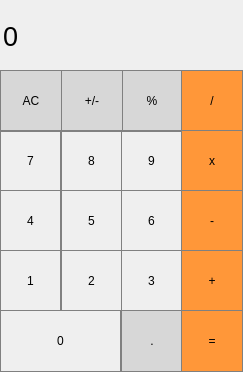
<?xml version="1.0" encoding="UTF-8"?>
<ui version="4.0">
 <class>MainWindow</class>
 <widget class="QMainWindow" name="MainWindow">
  <property name="geometry">
   <rect>
    <x>0</x>
    <y>0</y>
    <width>243</width>
    <height>372</height>
   </rect>
  </property>
  <property name="windowTitle">
   <string>MainWindow</string>
  </property>
  <widget class="QWidget" name="centralwidget">
   <widget class="QLabel" name="result_show">
    <property name="geometry">
     <rect>
      <x>3</x>
      <y>6</y>
      <width>240</width>
      <height>61</height>
     </rect>
    </property>
    <property name="font">
     <font>
      <pointsize>20</pointsize>
      <italic>false</italic>
      <bold>false</bold>
      <underline>false</underline>
     </font>
    </property>
    <property name="styleSheet">
     <string notr="true">QLabel {
 qproperty-alignment: 'AlignVCenter | AlignRight';
 border-bottom: 1px solid gray;
}

background-color : white;</string>
    </property>
    <property name="text">
     <string>0</string>
    </property>
   </widget>
   <widget class="QPushButton" name="pushButton">
    <property name="geometry">
     <rect>
      <x>0</x>
      <y>70</y>
      <width>62</width>
      <height>62</height>
     </rect>
    </property>
    <property name="styleSheet">
     <string notr="true">QPushButton {
background-color: rgb(215, 215, 215);
 border: 1px solid gray;
}
QPushButton:pressed {
background-color: qlineargradient (x1: 0, y1: 0, x2: 0, y2: 1,
                                      stop: 0 #BEBEBE, stop: 1 #D7D7₽7);
}</string>
    </property>
    <property name="text">
     <string>AC</string>
    </property>
   </widget>
   <widget class="QPushButton" name="pushButton_prosen">
    <property name="geometry">
     <rect>
      <x>121</x>
      <y>70</y>
      <width>62</width>
      <height>62</height>
     </rect>
    </property>
    <property name="styleSheet">
     <string notr="true">QPushButton {
background-color: rgb(215, 215, 215);
 border: 1px solid gray;
}
QPushButton:pressed {
background-color: qlineargradient (x1: 0, y1: 0, x2: 0, y2: 1,
                                      stop: 0 #BEBEBE, stop: 1 #D7D7₽7);
}</string>
    </property>
    <property name="text">
     <string>%</string>
    </property>
   </widget>
   <widget class="QPushButton" name="pushButton_znak">
    <property name="geometry">
     <rect>
      <x>61</x>
      <y>70</y>
      <width>62</width>
      <height>62</height>
     </rect>
    </property>
    <property name="styleSheet">
     <string notr="true">QPushButton {
background-color: rgb(215, 215, 215);
 border: 1px solid gray;
}
QPushButton:pressed {
background-color: qlineargradient (x1: 0, y1: 0, x2: 0, y2: 1,
                                      stop: 0 #BEBEBE, stop: 1 #D7D7₽7);
}</string>
    </property>
    <property name="text">
     <string>+/-</string>
    </property>
   </widget>
   <widget class="QPushButton" name="pushButton_del">
    <property name="geometry">
     <rect>
      <x>181</x>
      <y>70</y>
      <width>62</width>
      <height>62</height>
     </rect>
    </property>
    <property name="styleSheet">
     <string notr="true">QPushButton {
background-color: rgb(255, 151, 57);
color white;
 border: 1px solid gray;
}
QPushButton:pressed {
background-color: qlineargradient (x1: 0, y1: 0, x2: 0, y2: 1,
                                      stop: 0 #FF7832, stop: 1 #FF9739);
}</string>
    </property>
    <property name="text">
     <string>/</string>
    </property>
   </widget>
   <widget class="QPushButton" name="pushButton_9">
    <property name="geometry">
     <rect>
      <x>121</x>
      <y>130</y>
      <width>61</width>
      <height>61</height>
     </rect>
    </property>
    <property name="styleSheet">
     <string notr="true">QPushButton {
border: 1px solid gray;
}
QPushButton:pressed {
backpround-color: qlineargradient(x1: y1: 0,x2: 0, y2: 1,
                                    stop: 0 #dadbode,stop: 1 #f6f7fa);
}</string>
    </property>
    <property name="text">
     <string>9</string>
    </property>
   </widget>
   <widget class="QPushButton" name="pushButton_7">
    <property name="geometry">
     <rect>
      <x>0</x>
      <y>130</y>
      <width>61</width>
      <height>61</height>
     </rect>
    </property>
    <property name="styleSheet">
     <string notr="true">QPushButton {
border: 1px solid gray;
}
QPushButton:pressed {
backpround-color: qlineargradient(x1: y1: 0,x2: 0, y2: 1,
                                    stop: 0 #dadbode,stop: 1 #f6f7fa);
}</string>
    </property>
    <property name="text">
     <string>7</string>
    </property>
   </widget>
   <widget class="QPushButton" name="pushButton_8">
    <property name="geometry">
     <rect>
      <x>61</x>
      <y>130</y>
      <width>61</width>
      <height>61</height>
     </rect>
    </property>
    <property name="styleSheet">
     <string notr="true">QPushButton {
border: 1px solid gray;
}
QPushButton:pressed {
backpround-color: qlineargradient(x1: y1: 0,x2: 0, y2: 1,
                                    stop: 0 #dadbode,stop: 1 #f6f7fa);
}</string>
    </property>
    <property name="text">
     <string>8</string>
    </property>
   </widget>
   <widget class="QPushButton" name="pushButton_add">
    <property name="geometry">
     <rect>
      <x>181</x>
      <y>130</y>
      <width>62</width>
      <height>62</height>
     </rect>
    </property>
    <property name="styleSheet">
     <string notr="true">QPushButton {
background-color: rgb(255, 151, 57);
color white;
 border: 1px solid gray;
}
QPushButton:pressed {
background-color: qlineargradient (x1: 0, y1: 0, x2: 0, y2: 1,
                                      stop: 0 #FF7832, stop: 1 #FF9739);
}</string>
    </property>
    <property name="text">
     <string>x</string>
    </property>
   </widget>
   <widget class="QPushButton" name="pushButton_6">
    <property name="geometry">
     <rect>
      <x>121</x>
      <y>190</y>
      <width>61</width>
      <height>61</height>
     </rect>
    </property>
    <property name="styleSheet">
     <string notr="true">QPushButton {
border: 1px solid gray;
}
QPushButton:pressed {
backpround-color: qlineargradient(x1: y1: 0,x2: 0, y2: 1,
                                    stop: 0 #dadbode,stop: 1 #f6f7fa);
}</string>
    </property>
    <property name="text">
     <string>6</string>
    </property>
   </widget>
   <widget class="QPushButton" name="pushButton_4">
    <property name="geometry">
     <rect>
      <x>0</x>
      <y>190</y>
      <width>61</width>
      <height>61</height>
     </rect>
    </property>
    <property name="styleSheet">
     <string notr="true">QPushButton {
border: 1px solid gray;
}
QPushButton:pressed {
backpround-color: qlineargradient(x1: y1: 0,x2: 0, y2: 1,
                                    stop: 0 #dadbode,stop: 1 #f6f7fa);
}</string>
    </property>
    <property name="text">
     <string>4</string>
    </property>
   </widget>
   <widget class="QPushButton" name="pushButton_5">
    <property name="geometry">
     <rect>
      <x>61</x>
      <y>190</y>
      <width>61</width>
      <height>61</height>
     </rect>
    </property>
    <property name="styleSheet">
     <string notr="true">QPushButton {
border: 1px solid gray;
}
QPushButton:pressed {
backpround-color: qlineargradient(x1: y1: 0,x2: 0, y2: 1,
                                    stop: 0 #dadbode,stop: 1 #f6f7fa);
}</string>
    </property>
    <property name="text">
     <string>5</string>
    </property>
   </widget>
   <widget class="QPushButton" name="pushButton_min">
    <property name="geometry">
     <rect>
      <x>181</x>
      <y>190</y>
      <width>62</width>
      <height>62</height>
     </rect>
    </property>
    <property name="styleSheet">
     <string notr="true">QPushButton {
background-color: rgb(255, 151, 57);
color white;
 border: 1px solid gray;
}
QPushButton:pressed {
background-color: qlineargradient (x1: 0, y1: 0, x2: 0, y2: 1,
                                      stop: 0 #FF7832, stop: 1 #FF9739);
}</string>
    </property>
    <property name="text">
     <string>-</string>
    </property>
   </widget>
   <widget class="QPushButton" name="pushButton_3">
    <property name="geometry">
     <rect>
      <x>121</x>
      <y>250</y>
      <width>61</width>
      <height>61</height>
     </rect>
    </property>
    <property name="styleSheet">
     <string notr="true">QPushButton {
border: 1px solid gray;
}
QPushButton:pressed {
backpround-color: qlineargradient(x1: y1: 0,x2: 0, y2: 1,
                                    stop: 0 #dadbode,stop: 1 #f6f7fa);
}</string>
    </property>
    <property name="text">
     <string>3</string>
    </property>
   </widget>
   <widget class="QPushButton" name="pushButton_1">
    <property name="geometry">
     <rect>
      <x>0</x>
      <y>250</y>
      <width>61</width>
      <height>61</height>
     </rect>
    </property>
    <property name="styleSheet">
     <string notr="true">QPushButton {
border: 1px solid gray;
}
QPushButton:pressed {
backpround-color: qlineargradient(x1: y1: 0,x2: 0, y2: 1,
                                    stop: 0 #dadbode,stop: 1 #f6f7fa);
}</string>
    </property>
    <property name="text">
     <string>1</string>
    </property>
   </widget>
   <widget class="QPushButton" name="pushButton_2">
    <property name="geometry">
     <rect>
      <x>61</x>
      <y>250</y>
      <width>61</width>
      <height>61</height>
     </rect>
    </property>
    <property name="styleSheet">
     <string notr="true">QPushButton {
border: 1px solid gray;
}
QPushButton:pressed {
backpround-color: qlineargradient(x1: y1: 0,x2: 0, y2: 1,
                                    stop: 0 #dadbode,stop: 1 #f6f7fa);
}</string>
    </property>
    <property name="text">
     <string>2</string>
    </property>
   </widget>
   <widget class="QPushButton" name="pushButton_sum">
    <property name="geometry">
     <rect>
      <x>181</x>
      <y>250</y>
      <width>62</width>
      <height>62</height>
     </rect>
    </property>
    <property name="styleSheet">
     <string notr="true">QPushButton {
background-color: rgb(255, 151, 57);
color white;
 border: 1px solid gray;
}
QPushButton:pressed {
background-color: qlineargradient (x1: 0, y1: 0, x2: 0, y2: 1,
                                      stop: 0 #FF7832, stop: 1 #FF9739);
}</string>
    </property>
    <property name="text">
     <string>+</string>
    </property>
   </widget>
   <widget class="QPushButton" name="pushButton_dot">
    <property name="geometry">
     <rect>
      <x>121</x>
      <y>310</y>
      <width>62</width>
      <height>62</height>
     </rect>
    </property>
    <property name="styleSheet">
     <string notr="true">QPushButton {
background-color: rgb(215, 215, 215);
 border: 1px solid gray;
}
QPushButton:pressed {
background-color: qlineargradient (x1: 0, y1: 0, x2: 0, y2: 1,
                                      stop: 0 #BEBEBE, stop: 1 #D7D7₽7);
}</string>
    </property>
    <property name="text">
     <string>.</string>
    </property>
   </widget>
   <widget class="QPushButton" name="pushButton_0">
    <property name="geometry">
     <rect>
      <x>0</x>
      <y>310</y>
      <width>121</width>
      <height>62</height>
     </rect>
    </property>
    <property name="styleSheet">
     <string notr="true">QPushButton {
border: 1px solid gray;
}
QPushButton:pressed {
backpround-color: qlineargradient(x1: y1: 0,x2: 0, y2: 1,
                                    stop: 0 #dadbode,stop: 1 #f6f7fa);
}</string>
    </property>
    <property name="text">
     <string>0</string>
    </property>
   </widget>
   <widget class="QPushButton" name="pushButton_ravno">
    <property name="geometry">
     <rect>
      <x>181</x>
      <y>310</y>
      <width>62</width>
      <height>62</height>
     </rect>
    </property>
    <property name="styleSheet">
     <string notr="true">QPushButton {
background-color: rgb(255, 151, 57);
color white;
 border: 1px solid gray;
}
QPushButton:pressed {
background-color: qlineargradient (x1: 0, y1: 0, x2: 0, y2: 1,
                                      stop: 0 #FF7832, stop: 1 #FF9739);
}</string>
    </property>
    <property name="text">
     <string>=</string>
    </property>
   </widget>
   <widget class="QPushButton" name="pushButton_10">
    <property name="geometry">
     <rect>
      <x>310</x>
      <y>320</y>
      <width>63</width>
      <height>63</height>
     </rect>
    </property>
    <property name="minimumSize">
     <size>
      <width>0</width>
      <height>0</height>
     </size>
    </property>
    <property name="font">
     <font>
      <family>Sitka Display</family>
      <bold>false</bold>
      <underline>false</underline>
     </font>
    </property>
    <property name="text">
     <string>/</string>
    </property>
   </widget>
  </widget>
 </widget>
 <resources/>
 <connections/>
</ui>
